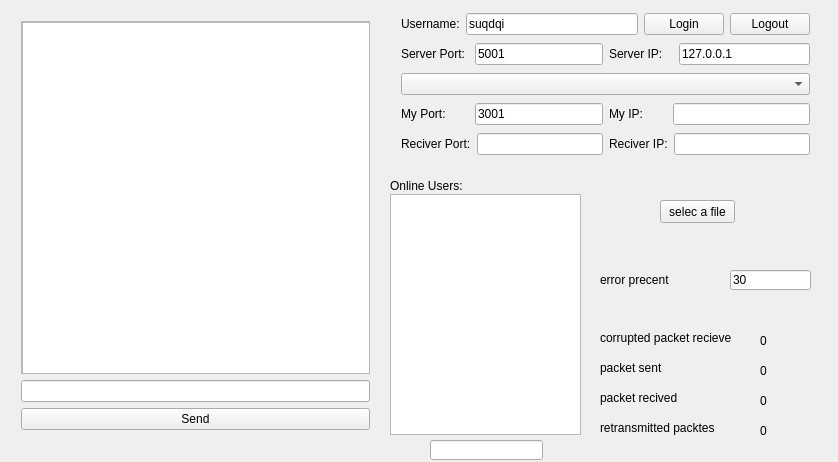
<?xml version="1.0" encoding="UTF-8"?>
<ui version="4.0">
 <class>Client</class>
 <widget class="QWidget" name="Client">
  <property name="geometry">
   <rect>
    <x>0</x>
    <y>0</y>
    <width>838</width>
    <height>462</height>
   </rect>
  </property>
  <property name="windowTitle">
   <string>Client</string>
  </property>
  <widget class="QWidget" name="layoutWidget">
   <property name="geometry">
    <rect>
     <x>10</x>
     <y>10</y>
     <width>371</width>
     <height>431</height>
    </rect>
   </property>
   <layout class="QVBoxLayout" name="verticalLayout">
    <item>
     <widget class="QScrollArea" name="scrollArea">
      <property name="widgetResizable">
       <bool>true</bool>
      </property>
      <widget class="QWidget" name="scrollAreaWidgetContents">
       <property name="geometry">
        <rect>
         <x>0</x>
         <y>0</y>
         <width>367</width>
         <height>372</height>
        </rect>
       </property>
       <widget class="QTextBrowser" name="chatTextBrowser">
        <property name="geometry">
         <rect>
          <x>0</x>
          <y>0</y>
          <width>361</width>
          <height>371</height>
         </rect>
        </property>
       </widget>
      </widget>
     </widget>
    </item>
    <item>
     <widget class="QLineEdit" name="msgLineEdit"/>
    </item>
    <item>
     <widget class="QPushButton" name="sendPushButton">
      <property name="text">
       <string>Send</string>
      </property>
     </widget>
    </item>
   </layout>
  </widget>
  <widget class="QWidget" name="layoutWidget">
   <property name="geometry">
    <rect>
     <x>390</x>
     <y>0</y>
     <width>431</width>
     <height>170</height>
    </rect>
   </property>
   <layout class="QVBoxLayout" name="verticalLayout_4">
    <item>
     <layout class="QHBoxLayout" name="horizontalLayout">
      <item>
       <widget class="QLabel" name="usernameLabel">
        <property name="text">
         <string>Username:</string>
        </property>
        <property name="buddy">
         <cstring>usernameLineEdit</cstring>
        </property>
       </widget>
      </item>
      <item>
       <widget class="QLineEdit" name="usernameLineEdit">
        <property name="text">
         <string>suqdqi</string>
        </property>
       </widget>
      </item>
      <item>
       <widget class="QPushButton" name="loginPushButton">
        <property name="text">
         <string>Login</string>
        </property>
       </widget>
      </item>
      <item>
       <widget class="QPushButton" name="logoutPushButton">
        <property name="text">
         <string>Logout</string>
        </property>
       </widget>
      </item>
     </layout>
    </item>
    <item>
     <layout class="QHBoxLayout" name="horizontalLayout_8">
      <item>
       <layout class="QHBoxLayout" name="horizontalLayout_3">
        <item>
         <widget class="QLabel" name="serverPortLabel">
          <property name="text">
           <string>Server Port: </string>
          </property>
         </widget>
        </item>
        <item>
         <widget class="QLineEdit" name="serverPortLineEdit">
          <property name="text">
           <string>5001</string>
          </property>
         </widget>
        </item>
       </layout>
      </item>
      <item>
       <layout class="QHBoxLayout" name="horizontalLayout_2">
        <item>
         <widget class="QLabel" name="serverIPLabel">
          <property name="text">
           <string>Server IP:   </string>
          </property>
         </widget>
        </item>
        <item>
         <widget class="QLineEdit" name="serverIPLineEdit">
          <property name="text">
           <string>127.0.0.1</string>
          </property>
         </widget>
        </item>
       </layout>
      </item>
     </layout>
    </item>
    <item>
     <widget class="QComboBox" name="interfacesComboBox"/>
    </item>
    <item>
     <layout class="QHBoxLayout" name="horizontalLayout_9">
      <item>
       <layout class="QHBoxLayout" name="horizontalLayout_5">
        <item>
         <widget class="QLabel" name="localPortLabel">
          <property name="text">
           <string>My Port:       </string>
          </property>
         </widget>
        </item>
        <item>
         <widget class="QLineEdit" name="localPortLineEdit">
          <property name="text">
           <string>3001</string>
          </property>
         </widget>
        </item>
       </layout>
      </item>
      <item>
       <layout class="QHBoxLayout" name="horizontalLayout_4">
        <item>
         <widget class="QLabel" name="localIPLabel">
          <property name="text">
           <string>My IP:       </string>
          </property>
         </widget>
        </item>
        <item>
         <widget class="QLineEdit" name="localIPLineEdit"/>
        </item>
       </layout>
      </item>
     </layout>
    </item>
    <item>
     <layout class="QHBoxLayout" name="horizontalLayout_10">
      <item>
       <layout class="QHBoxLayout" name="horizontalLayout_7">
        <item>
         <widget class="QLabel" name="remotePortLabel">
          <property name="text">
           <string>Reciver Port:</string>
          </property>
         </widget>
        </item>
        <item>
         <widget class="QLineEdit" name="remotePortLineEdit"/>
        </item>
       </layout>
      </item>
      <item>
       <layout class="QHBoxLayout" name="horizontalLayout_6">
        <item>
         <widget class="QLabel" name="remoteIPLabel">
          <property name="text">
           <string>Reciver IP:</string>
          </property>
         </widget>
        </item>
        <item>
         <widget class="QLineEdit" name="remoteIPLineEdit"/>
        </item>
       </layout>
      </item>
     </layout>
    </item>
   </layout>
  </widget>
  <widget class="QLabel" name="statusLabel">
   <property name="geometry">
    <rect>
     <x>20</x>
     <y>440</y>
     <width>43</width>
     <height>21</height>
    </rect>
   </property>
   <property name="text">
    <string/>
   </property>
  </widget>
  <widget class="QListWidget" name="onlineUsersListWidget">
   <property name="geometry">
    <rect>
     <x>390</x>
     <y>194</y>
     <width>191</width>
     <height>241</height>
    </rect>
   </property>
  </widget>
  <widget class="QLabel" name="onlineUsersLabel">
   <property name="geometry">
    <rect>
     <x>390</x>
     <y>170</y>
     <width>81</width>
     <height>31</height>
    </rect>
   </property>
   <property name="text">
    <string>Online Users:</string>
   </property>
  </widget>
  <widget class="QPushButton" name="sendFile_button">
   <property name="geometry">
    <rect>
     <x>660</x>
     <y>200</y>
     <width>75</width>
     <height>23</height>
    </rect>
   </property>
   <property name="text">
    <string>selec a file</string>
   </property>
  </widget>
  <widget class="QLineEdit" name="errorEdit">
   <property name="geometry">
    <rect>
     <x>730</x>
     <y>270</y>
     <width>81</width>
     <height>20</height>
    </rect>
   </property>
   <property name="text">
    <string>30</string>
   </property>
  </widget>
  <widget class="QLabel" name="label">
   <property name="geometry">
    <rect>
     <x>600</x>
     <y>270</y>
     <width>81</width>
     <height>20</height>
    </rect>
   </property>
   <property name="text">
    <string>error precent</string>
   </property>
  </widget>
  <widget class="QLabel" name="label_3">
   <property name="geometry">
    <rect>
     <x>600</x>
     <y>330</y>
     <width>131</width>
     <height>16</height>
    </rect>
   </property>
   <property name="text">
    <string>corrupted packet recieved</string>
   </property>
  </widget>
  <widget class="QLabel" name="label_4">
   <property name="geometry">
    <rect>
     <x>600</x>
     <y>360</y>
     <width>121</width>
     <height>16</height>
    </rect>
   </property>
   <property name="text">
    <string>packet sent</string>
   </property>
  </widget>
  <widget class="QLabel" name="label_5">
   <property name="geometry">
    <rect>
     <x>600</x>
     <y>390</y>
     <width>121</width>
     <height>16</height>
    </rect>
   </property>
   <property name="text">
    <string>packet recived </string>
   </property>
  </widget>
  <widget class="QLabel" name="label_6">
   <property name="geometry">
    <rect>
     <x>600</x>
     <y>420</y>
     <width>131</width>
     <height>16</height>
    </rect>
   </property>
   <property name="text">
    <string>retransmitted packtes</string>
   </property>
  </widget>
  <widget class="QLabel" name="errorRec">
   <property name="geometry">
    <rect>
     <x>760</x>
     <y>330</y>
     <width>31</width>
     <height>21</height>
    </rect>
   </property>
   <property name="text">
    <string>0</string>
   </property>
  </widget>
  <widget class="QLabel" name="recv">
   <property name="geometry">
    <rect>
     <x>760</x>
     <y>390</y>
     <width>31</width>
     <height>21</height>
    </rect>
   </property>
   <property name="text">
    <string>0</string>
   </property>
  </widget>
  <widget class="QLabel" name="sent">
   <property name="geometry">
    <rect>
     <x>760</x>
     <y>360</y>
     <width>31</width>
     <height>21</height>
    </rect>
   </property>
   <property name="text">
    <string>0</string>
   </property>
  </widget>
  <widget class="QLabel" name="resend">
   <property name="geometry">
    <rect>
     <x>760</x>
     <y>420</y>
     <width>31</width>
     <height>21</height>
    </rect>
   </property>
   <property name="text">
    <string>0</string>
   </property>
  </widget>
  <widget class="QLineEdit" name="lineEdit">
   <property name="geometry">
    <rect>
     <x>430</x>
     <y>440</y>
     <width>113</width>
     <height>20</height>
    </rect>
   </property>
  </widget>
 </widget>
 <layoutdefault spacing="6" margin="11"/>
 <resources/>
 <connections/>
</ui>
